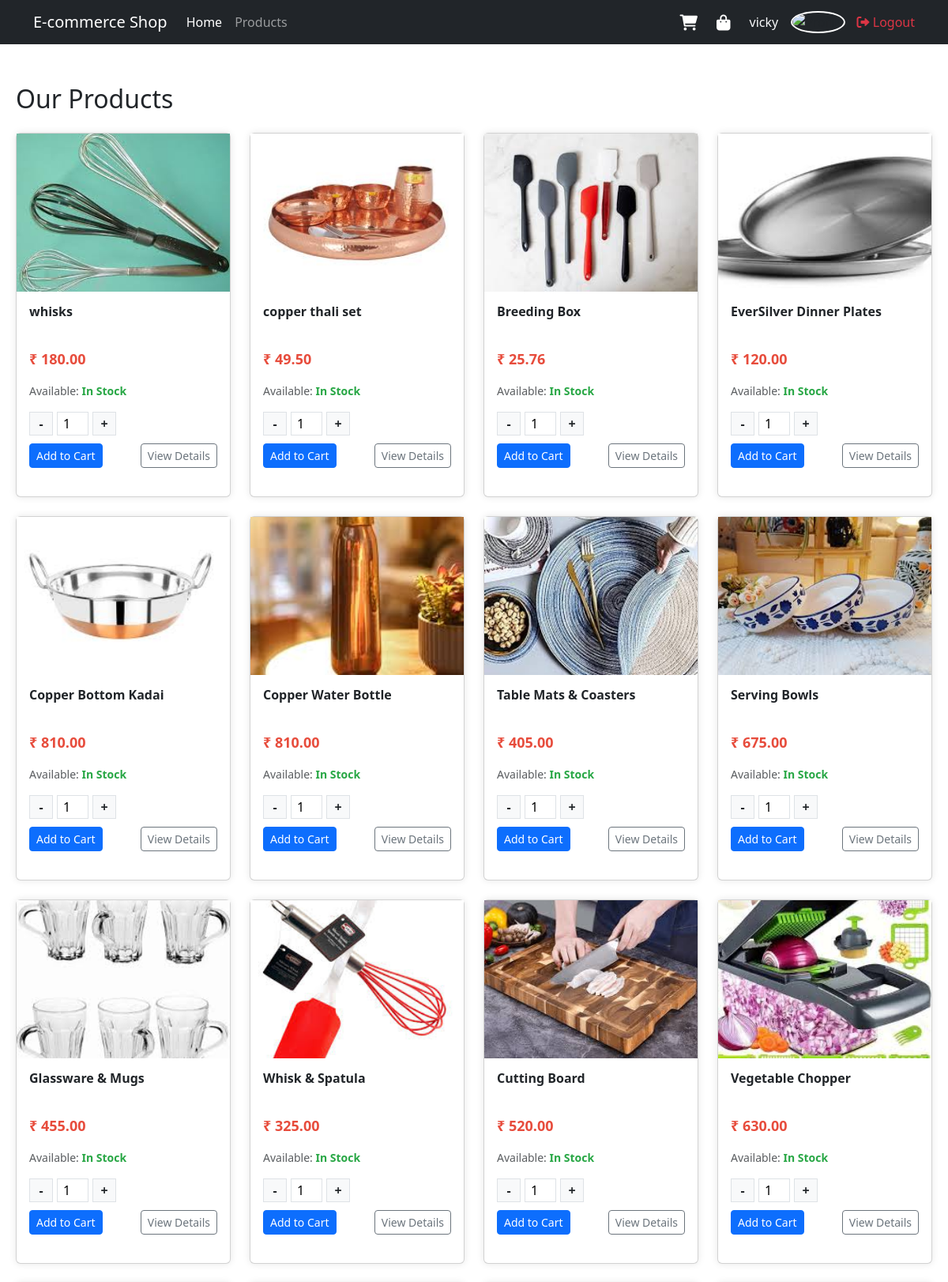
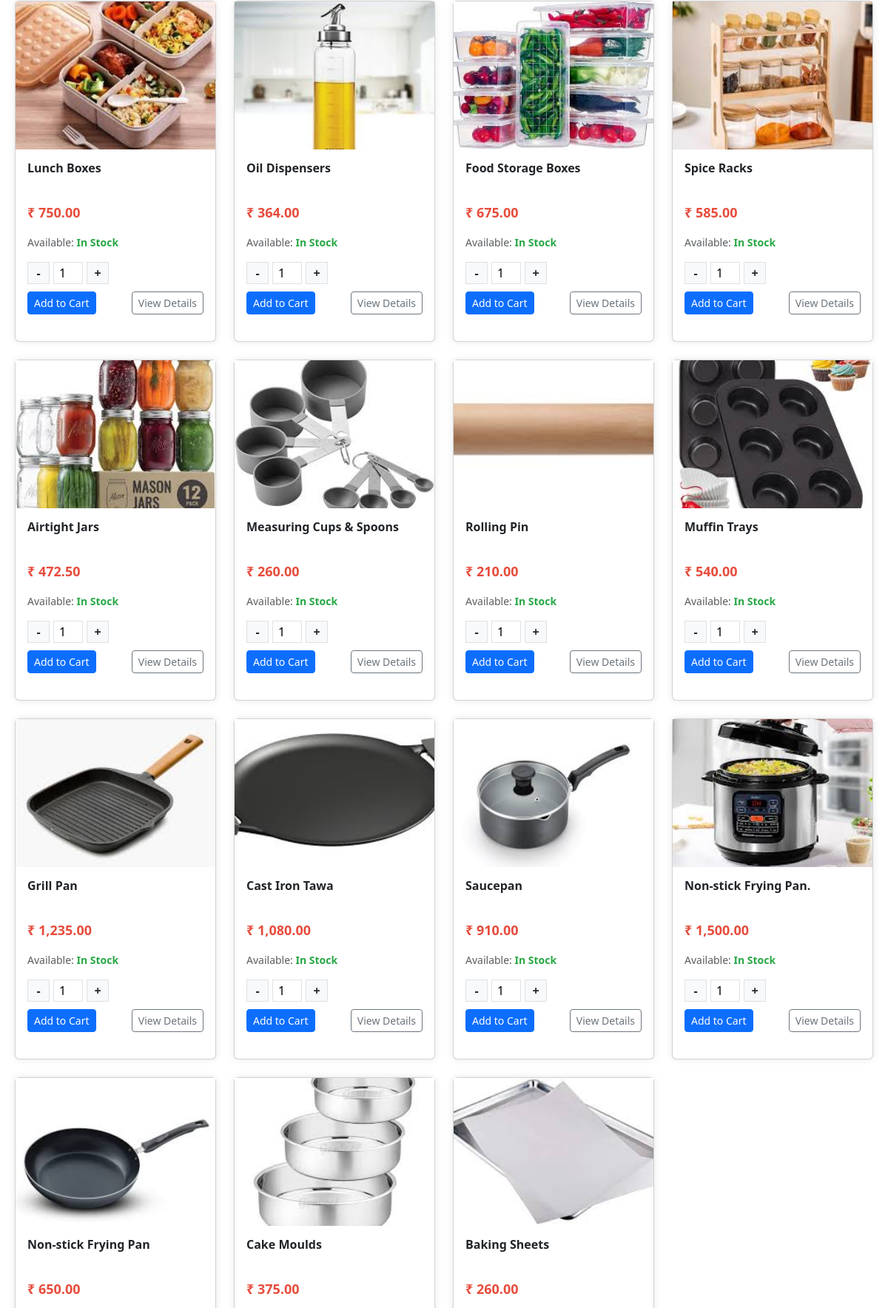
/user/user1.php (signed in, upper part), run on the app's committed database (2 pictures, top to bottom).
### tables this page shows
CREATE TABLE `products` (
  `id` int(11) NOT NULL,
  `product_id` varchar(20) NOT NULL,
  `product_name` varchar(255) NOT NULL,
  `product_quantity` int(11) NOT NULL,
  `reorder_level` int(11) DEFAULT 10,
  `barcode_path` varchar(255) DEFAULT NULL,
  `product_price` decimal(10,2) NOT NULL,
  `agency_id` int(11) NOT NULL,
  `profit_percent` decimal(5,2) NOT NULL,
  `selling_price` decimal(10,2) NOT NULL,
  `product_image` varchar(255) DEFAULT NULL,
  `material` varchar(100) NOT NULL,
  `product_category` varchar(100) NOT NULL,
  `is_visible` tinyint(1) DEFAULT 1,
  `created_at` timestamp NOT NULL DEFAULT current_timestamp(),
  `updated_at` timestamp NULL DEFAULT NULL ON UPDATE current_timestamp(),
  `status` varchar(20) DEFAULT 'active'
);

### user/user1.php (the view, shortened to what this page needs)
<?php
require_once '../config.php';
$user_id = $_SESSION['user_id'];
$stmt = $conn->prepare("SELECT username, email, phone, address_line1, city, state, postal_code, profile_image FROM users WHERE id = ?");
$stmt->bind_param("i", $user_id);
$stmt->execute();
$result = $stmt->get_result();
$user = $result->fetch_assoc();
$profile_image = "../uploads/profilephoto/default-avatar.png";
if (!empty($user['profile_image'])) {
    if (strpos($user['profile_image'], 'uploads/profilephoto/') !== false) {
        $profile_image = "../" . $user['profile_image'];
    } else {
        $profile_image = "../uploads/profilephoto/" . $user['profile_image'];
    }
    if (!file_exists($profile_image)) {
        $profile_image = "../uploads/profilephoto/default-avatar.png";
    }
}
$query = "SELECT p.*, a.agency_name
          FROM products p
          LEFT JOIN agencies a ON p.agency_id = a.id
          ORDER BY p.created_at DESC";
$result = $conn->query($query);
?>
<!DOCTYPE html>
<html lang="en">
<head>
    <link href="https://cdn.jsdelivr.net/npm/bootstrap@5.3.0-alpha1/dist/css/bootstrap.min.css" rel="stylesheet">
    <link rel="stylesheet" href="https://cdnjs.cloudflare.com/ajax/libs/font-awesome/6.0.0/css/all.min.css">
</head>
<body>
    <nav class="navbar navbar-expand-lg navbar-dark bg-dark">
        <div class="container">
            <a class="navbar-brand" href="#">E-commerce Shop</a>
            <div class="collapse navbar-collapse" id="navbarNav">
                <ul class="navbar-nav me-auto">
                    <li class="nav-item">
                        <a class="nav-link active" href="#">Home</a>
                    </li>
                    <li class="nav-item">
                        <a class="nav-link" href="#">Products</a>
                    </li>
                </ul>
                <div class="d-flex align-items-center">
                    <div class="position-relative me-4">
                        <a href="cart.php" class="text-white">
                            <i class="fas fa-shopping-cart fa-lg"></i>
                        </a>
                    </div>
                    <div class="d-flex align-items-center">
                        <div class="position-relative me-4">
                            <a href="orders.php" class="text-white">
                                <i class="fas fa-shopping-bag fa-lg"></i>
                            </a>
                        </div>
                        <span class="text-light me-3"><?php echo htmlspecialchars($_SESSION['username']); ?></span>
                        <div class="profile-dropdown" style="margin-right: 15px;">
                            <img src="<?php echo htmlspecialchars($profile_image); ?>" alt="Profile" class="navbar-profile-image"
                                 data-bs-toggle="modal" data-bs-target="#profileModal"
                                 onerror="this.src='../uploads/profilephoto/default-avatar.png';">
                        </div>
                        <a href="logout.php" class="nav-link text-danger">
                            <i class="fas fa-sign-out-alt"></i> <span>Logout</span>
                        </a>
                    </div>
                </div>
            </div>
        </div>
    </nav>
    <div class="container profile-container">
        <h2 class="mb-4">Our Products</h2>
        <div class="row row-cols-1 row-cols-md-2 row-cols-lg-4 g-4">
            <?php
            if ($result->num_rows > 0) {
                while($product = $result->fetch_assoc()) {
                    $product_image = !empty($product['product_image']) && file_exists($product['product_image'])
                        ? $product['product_image']
                        : '../uploads/products/default-product.jpg';
                    $stock_status = "";
                    if ($product['product_quantity'] < 1) {
                        $stock_status = "<span class='stock-status out-of-stock'>Out of Stock</span>";
                    } elseif ($product['product_quantity'] < 5) {
                        $stock_status = "<span class='stock-status limited-stock'>Limited Stock</span>";
                    } else {
                        $stock_status = "<span class='stock-status in-stock'>In Stock</span>";
                    }
            ?>
            <div class="col">
                <div class="card product-card">
                    <img src="<?php echo htmlspecialchars($product_image); ?>" class="product-image" alt="<?php echo htmlspecialchars($product['product_name']); ?>" onerror="this.src='../uploads/products/default-product.jpg';">
                    <div class="card-body">
                        <h5 class="product-title"><?php echo htmlspecialchars($product['product_name']); ?></h5>
                        <p class="product-price">₹ <?php echo number_format($product['selling_price'], 2); ?></p>
                        <p class="text-muted small">Available: <?php echo $stock_status; ?></p>
                        <form method="post" action="">
                            <div class="quantity-control">
                                <div class="quantity-btn minus" onclick="updateQuantity(this, -1)">-</div>
                                <input type="number" name="quantity" value="1" min="1" max="<?php echo $product['product_quantity']; ?>" class="quantity-input" readonly>
                                <div class="quantity-btn plus" onclick="updateQuantity(this, 1, <?php echo $product['product_quantity']; ?>)">+</div>
                            </div>
                            <div class="action-buttons">
                                <button type="submit" name="add_to_cart" class="btn btn-sm btn-primary" <?php echo ($product['product_quantity'] < 1) ? 'disabled' : ''; ?>>Add to Cart</button>
                                <a href="product_detail.php?id=<?php echo $product['id']; ?>" class="btn btn-sm btn-outline-secondary">View Details</a>
                            </div>
                        </form>
                    </div>
                </div>
            </div>
            <?php
                }
            } else {
                echo '<div class="col-12"><div class="alert alert-info">No products available at the moment.</div></div>';
            }
            ?>
        </div>
    </div>
</body>
</html>

### user/user1.php (style rules this page uses)
.stock-status { font-size: 14px; font-weight: bold; }
.in-stock { color: #28a745; }
.profile-container { max-width: 1200px; margin: 30px auto; padding: 20px; }
.navbar-profile-image { width: 40px; height: 40px; border-radius: 50%; object-fit: cover; cursor: pointer; border: 2px solid #fff; }
.product-card { box-shadow: 0 0 10px rgba(0,0,0,0.1); margin-bottom: 20px; transition: transform 0.3s; height: 100%; position: relative; }
.product-image { height: 200px; object-fit: cover; width: 100%; }
.product-title { font-weight: 600; font-size: 16px; height: 48px; overflow: hidden; display: -webkit-box; -webkit-line-clamp: 2; -webkit-box-orient: vertical; }
.product-price { font-weight: 700; color: #e74c3c; font-size: 18px; }
.quantity-control { display: flex; align-items: center; margin: 10px 0; }
.quantity-btn { background: #f8f9fa; border: 1px solid #dee2e6; width: 30px; height: 30px; display: flex; align-items: center; justify-content: center; cursor: pointer; font-weight: bold; }
.quantity-input { width: 40px; text-align: center; border: 1px solid #dee2e6; height: 30px; margin: 0 5px; }
.action-buttons { display: flex; justify-content: space-between; margin-top: 10px; }

### data on the page
products: product_image (picture), product_name "whisks", selling_price "180.00", product_quantity "In Stock"
products: product_image (picture), product_name "copper thali set", selling_price "49.50", product_quantity "In Stock"
products: product_image (picture), product_name "Breeding Box", selling_price "25.76", product_quantity "In Stock"
products: product_image (picture), product_name "EverSilver Dinner Plates", selling_price "120.00", product_quantity "In Stock"
products: product_image (picture), product_name "Copper Bottom Kadai", selling_price "810.00", product_quantity "In Stock"
products: product_image (picture), product_name "Copper Water Bottle", selling_price "810.00", product_quantity "In Stock"
products: product_image (picture), product_name "Table Mats & Coasters", selling_price "405.00", product_quantity "In Stock"
products: product_image (picture), product_name "Serving Bowls", selling_price "675.00", product_quantity "In Stock"
products: product_image (picture), product_name "Glassware & Mugs", selling_price "455.00", product_quantity "In Stock"
products: product_image (picture), product_name "Whisk & Spatula", selling_price "325.00", product_quantity "In Stock"
products: product_image (picture), product_name "Cutting Board", selling_price "520.00", product_quantity "In Stock"
products: product_image (picture), product_name "Vegetable Chopper", selling_price "630.00", product_quantity "In Stock"
products: product_image (picture), product_name "Lunch Boxes", selling_price "750.00", product_quantity "In Stock"
products: product_image (picture), product_name "Oil Dispensers", selling_price "364.00", product_quantity "In Stock"
products: product_image (picture), product_name "Food Storage Boxes", selling_price "675.00", product_quantity "In Stock"
products: product_image (picture), product_name "Spice Racks", selling_price "585.00", product_quantity "In Stock"
products: product_image (picture), product_name "Airtight Jars", selling_price "472.50", product_quantity "In Stock"
products: product_image (picture), product_name "Measuring Cups & Spoons", selling_price "260.00", product_quantity "In Stock"
products: product_image (picture), product_name "Rolling Pin", selling_price "210.00", product_quantity "In Stock"
products: product_image (picture), product_name "Muffin Trays", selling_price "540.00", product_quantity "In Stock"
products: product_image (picture), product_name "Grill Pan", selling_price "1,235.00", product_quantity "In Stock"
products: product_image (picture), product_name "Cast Iron Tawa", selling_price "1,080.00", product_quantity "In Stock"
products: product_image (picture), product_name "Saucepan", selling_price "910.00", product_quantity "In Stock"
products: product_image (picture), product_name "Non-stick Frying Pan.", selling_price "1,500.00", product_quantity "In Stock"
products: product_image (picture), product_name "Non-stick Frying Pan", selling_price "650.00"
products: product_image (picture), product_name "Cake Moulds", selling_price "375.00"
products: product_image (picture), product_name "Baking Sheets", selling_price "260.00"

### other printed values
$_SESSION['username'] "vicky"
